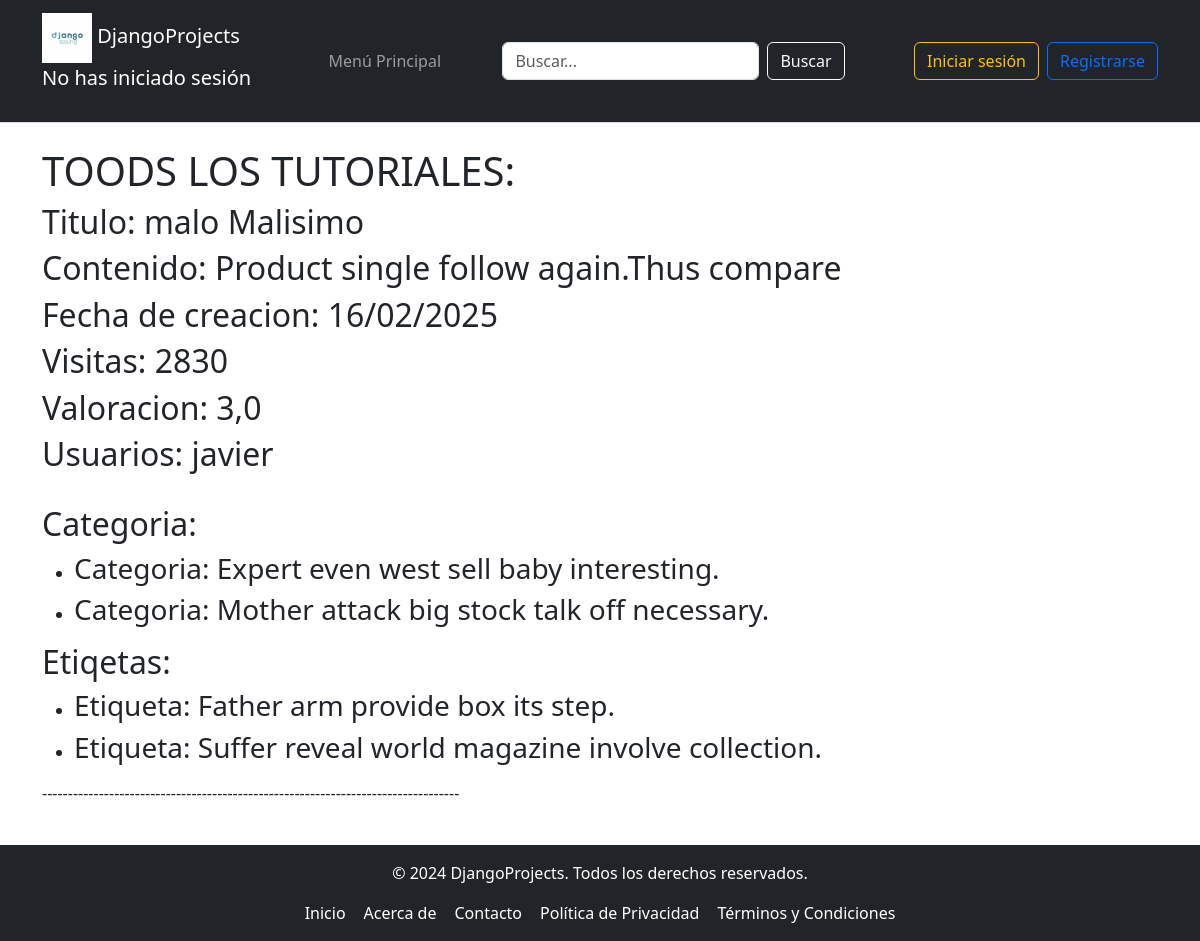
/Tutorial/listaTutorial, run on an earlier commit of the app's database.
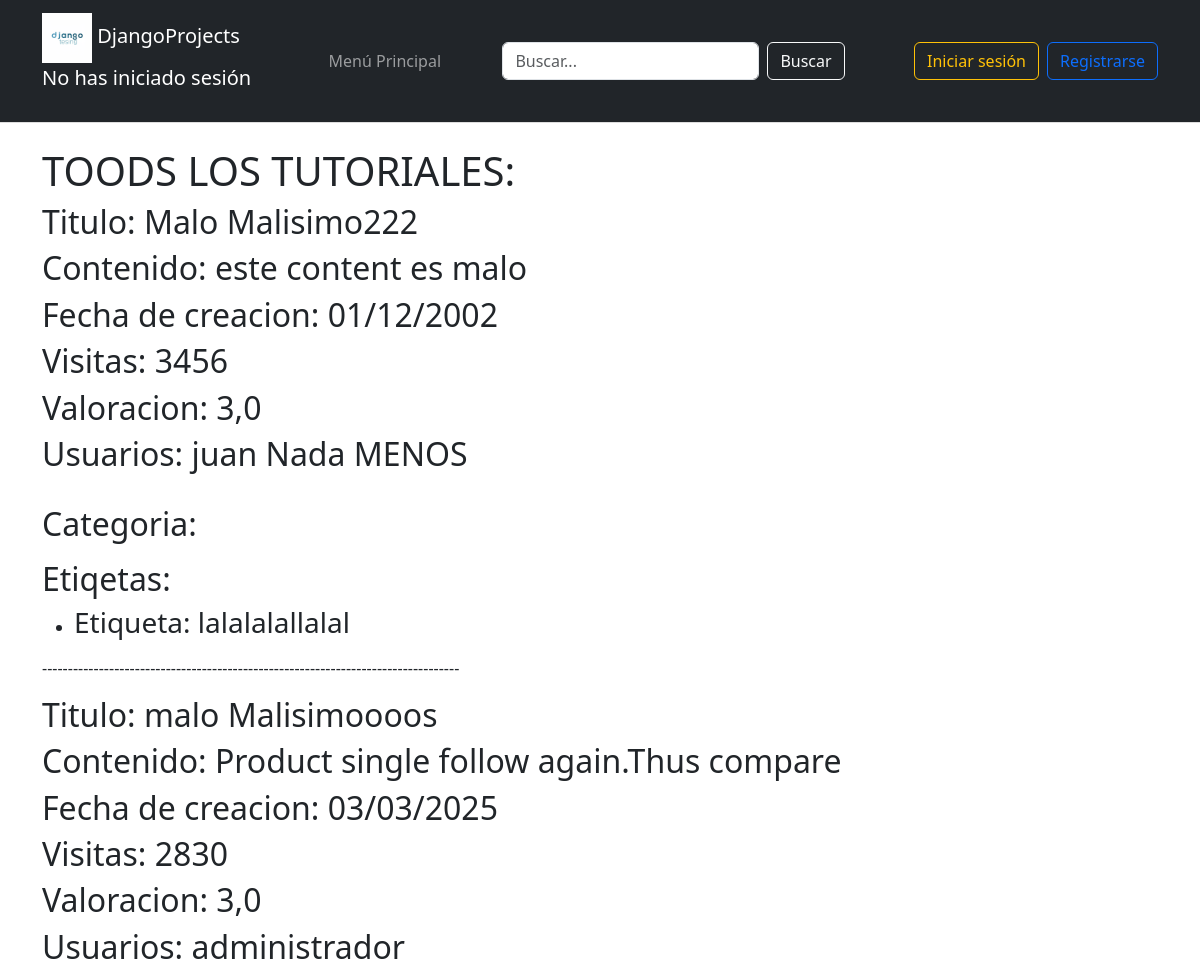
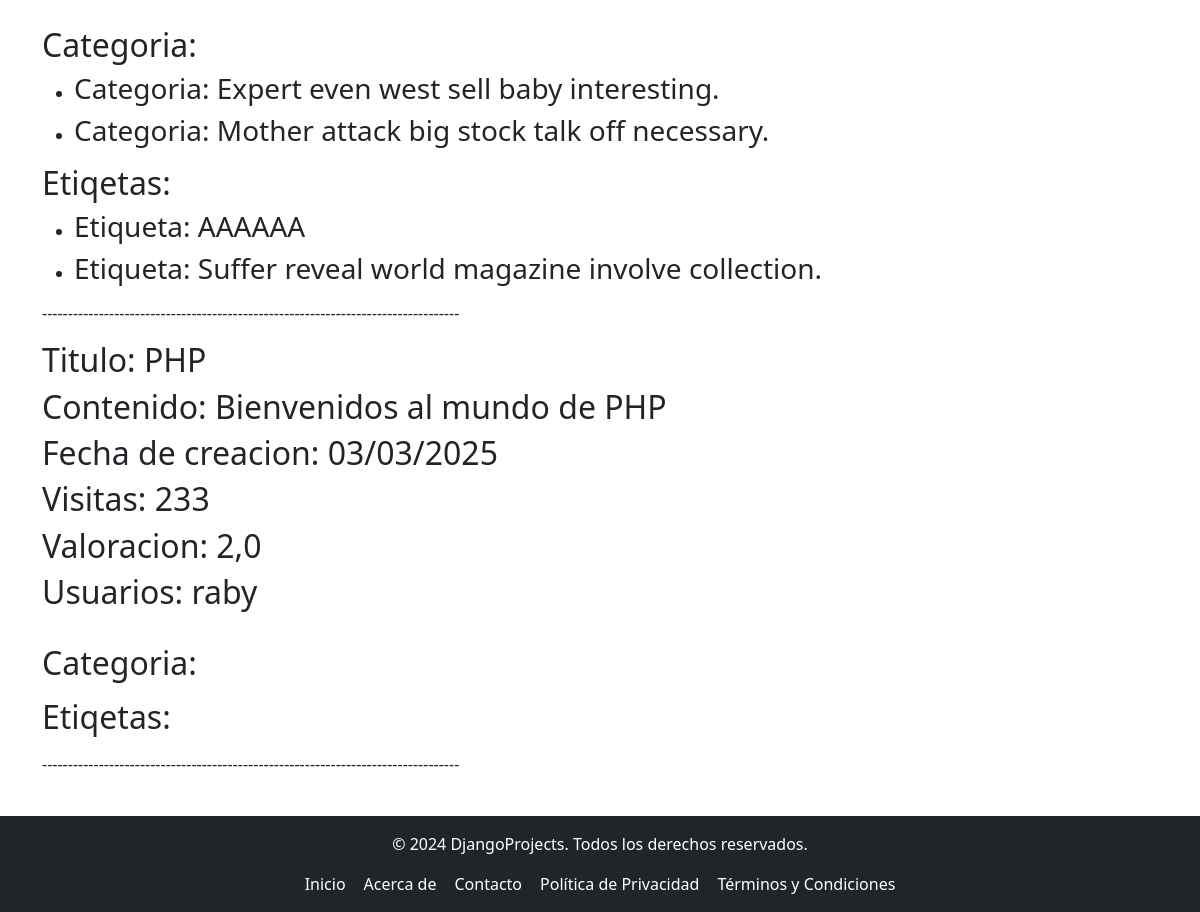
And on a later commit of the database (2 pictures, top to bottom).
### tutorial/models.py (models this page shows, shortened)
class Tutorial(models.Model):
    titulo = models.CharField(max_length=50)
    contenido = models.TextField()
    fecha_Creacion = models.DateTimeField()
    visitas = models.IntegerField()
    valoracion = models.DecimalField(max_digits=3, decimal_places=1)
    usuario = models.ForeignKey(Usuario, on_delete=models.CASCADE, related_name="usuario_del_tutorial")

class Usuario(AbstractBaseUser, PermissionsMixin):
    ADMINISTRADOR = 1
    PROFESOR = 2
    ESTUDIANTE = 3
    ROLES = (
        (ADMINISTRADOR, 'administrador'),
        (PROFESOR, 'profesor'),
        (ESTUDIANTE, 'estudiante'),
    )
    email = models.EmailField(unique=True)
    nombre = models.CharField(max_length=30)
    fecha_Registro = models.DateField(null=True, blank=True)
    puntuacion = models.DecimalField(max_digits=3, decimal_places=1, default=0.0)
    es_activo = models.BooleanField(default=True)
    is_staff = models.BooleanField(default=False)  # Aquí está el campo
    is_superuser = models.BooleanField(default=False)  # Aquí está el campo
    rol = models.PositiveSmallIntegerField(choices=ROLES, default=ADMINISTRADOR)
    imagen = models.ImageField(upload_to='imagenes/', null=True, blank=True)
    USERNAME_FIELD = 'email'  # Campo único para autenticación
    REQUIRED_FIELDS = ['nombre']  # Campos obligatorios para createsuperuser
    objects = UsuarioManager()  # Asegúrate de que el manager esté asignado correctamente

class Categoria(models.Model):
    nombre = models.CharField(max_length=50)
    es_activa = models.BooleanField(default=False)
    popularidad = models.DecimalField(max_digits=3, decimal_places=1)
    descripcion = models.TextField(max_length=300)
    tutorial = models.ForeignKey(Tutorial, on_delete=models.CASCADE, related_name="categoria_del_tutorial")

class Etiqueta(models.Model):
    nombre = models.CharField(max_length=50)
    color = models.CharField(max_length=50)
    publica = models.BooleanField(default=False)
    descripcion = models.TextField(max_length=300)
    tutorial = models.ManyToManyField(Tutorial, related_name="Etiquetas_del_tutorial", through='Etiqueta_tutorial')  # Añadir through

### tutorial/views.py (the view)
# urls.py: path('Tutorial/listaTutorial', views.listar_tutoriales, name = 'listar_tutoriales'),
def listar_tutoriales (request):
    tutorial = Tutorial.objects.select_related("usuario").prefetch_related(
        Prefetch('categoria_del_tutorial'),
        Prefetch('Etiquetas_del_tutorial'),
        Prefetch('Tutoriales_cursos')
    ).order_by('fecha_Creacion').all()[:3]
    return render(request, 'Tutorial/listaTutorial.html', {"tutoriales_mostrar": tutorial})

### tutorial/templates/Tutorial/listaTutorial.html
{% extends "Padre.html" %}
{% block cabecera %}
<h1>TOODS LOS TUTORIALES: </h1>
{% endblock %}
{% block contenido %}
    {% for tutorial in tutoriales_mostrar %}
        {% include "Tutorial/tutoriales.html" %}
    {% endfor %}
{% endblock %}

### tutorial/templates/Padre.html (shortened to what this page needs)
<!DOCTYPE html>
<html lang="es">
  <head>
    {% load django_bootstrap5 %}
    {% load static %}
    <link rel="stylesheet" type="text/css" href="{% static 'css/EstiloTemplate.css' %}">
    <link href="https://cdn.jsdelivr.net/npm/bootstrap@5.3.0/dist/css/bootstrap.min.css" rel="stylesheet">
  </head>
  <body>
    <nav class="navbar navbar-expand-lg navbar-dark bg-dark">
      <div class="container">
        <a class="navbar-brand" href="#">
          <img src="{% static 'imagenes/django.png' %}" alt="Logo de Django" class="logo" style="width: 50px;">
          DjangoProjects
          {% if user.is_authenticated %}
              <p>Fecha de inicio de sesión: {{ user.fecha_inicio_sesion }}</p>
          {% else %}
              <p>No has iniciado sesión</p>
          {% endif %}
        </a>
        <div class="collapse navbar-collapse" id="navbarNav">
          {% include "MenuNavegacion.html" %}
          <form class="d-flex ms-auto me-3" method="GET" action="{% url 'buscar' %}">
            <input class="form-control me-2" type="search" placeholder="Buscar..." aria-label="Search" name="query">
            <button class="btn btn-outline-light" type="submit">Buscar</button>
          </form>
          <div class="d-flex align-items-center ms-auto">
            {% if user.is_authenticated %}
              <div class="text-light text-end me-3">
                <p class="mb-0"><strong>Bienvenido:</strong> {{ user.nombre }}</p>
                <p class="mb-0"><strong>Correo:</strong> {{ user.email }}</p>
                <p class="mb-0"><strong>Rol:</strong>
                  {% if user.rol == 2 %}
                    Profesor
                  {% elif user.rol == 3 %}
                    Estudiante
                  {% else %}
                    Administrador
                  {% endif %}
                </p>
              </div>
              <form method="post" action="{% url 'logout' %}" style="display: inline;">
                {% csrf_token %}
                <button class="btn btn-outline-danger" type="submit">Cerrar sesión</button>
              </form>
            {% else %}
              <a class="btn btn-outline-warning me-2" href="{% url 'login' %}">Iniciar sesión</a>
              <a class="btn btn-outline-primary" href="{% url 'registrar_usuario' %}">Registrarse</a>
            {% endif %}
          </div>
        </div>
      </div>
    </nav>
    <div class="container mt-4">
      {% block cabecera %}
      {% endblock %}
      {% block contenido %}
      {% endblock %}
    </div>
    {% include "Footer.html" %}
  </body>
</html>

### tutorial/templates/MenuNavegacion.html
<ul class="navbar-nav ms-auto">
    <li class="nav-item">
        <a class="nav-link" href="{% url 'pagina_de_enlaces' %}">Menú Principal</a>
    </li>
</ul>

### tutorial/templates/Tutorial/tutoriales.html
<div>
    <h2>Titulo: {{ tutorial.titulo }}</h2>
    <h2>Contenido: {{ tutorial.contenido }}</h2>
    <h2>Fecha de creacion: {{ tutorial.fecha_Creacion | date:"d/m/Y"}}</h2>
    <h2>Visitas: {{ tutorial.visitas }}</h2>
    <h2>Valoracion: {{ tutorial.valoracion }}</h2>
    <h2>Usuarios: {{ tutorial.usuario.nombre }}</h2>
    <br>
    <h2>Categoria:</h2>
    <ul>
        {% for categoria in tutorial.categoria_del_tutorial.all%}
            <li><h3>Categoria: {{categoria.nombre}}</h3></li>
        {%endfor%}
    </ul>
    <h2>Etiqetas:</h2>
    <ul>
        {% for etiqueta in tutorial.Etiquetas_del_tutorial.all%}
            <li><h3>Etiqueta: {{etiqueta.nombre}}</h3></li>
        {%endfor%}
    </ul>
</div>
<p>---------------------------------------------------------------------------------</p>

### tutorial/templates/Footer.html
<footer class="bg-dark text-white mt-4 py-3">
    <div class="container text-center">
      <p>© 2024 DjangoProjects. Todos los derechos reservados.</p>
      <nav>
        <ul class="list-inline">
          <li class="list-inline-item"><a class="text-white" href="#">Inicio</a></li>
          <li class="list-inline-item"><a class="text-white" href="#">Acerca de</a></li>
          <li class="list-inline-item"><a class="text-white" href="#">Contacto</a></li>
          <li class="list-inline-item"><a class="text-white" href="#">Política de Privacidad</a></li>
          <li class="list-inline-item"><a class="text-white" href="#">Términos y Condiciones</a></li>
        </ul>
      </nav>
    </div>
  </footer>

### tutorial/static/css/EstiloTemplate.css (style rules this page uses)
html, body { height: 100%; margin: 0; padding: 0; font-family: Arial, sans-serif; display: flex; flex-direction: column; }
.container { flex: 1; width: 80%; margin: 0 auto; }
.navbar { display: flex; align-items: center; background-color: #f2f2f2; padding: 10px 20px; border-bottom: 1px solid #ddd; }
.logo { width: 150px; height: auto; }
img { max-width: 100%; height: auto; }
footer { background-color: #f2f2f2; text-align: center; padding: 10px; margin-top: auto; }
footer ul { list-style: none; margin: 0; padding: 0; display: inline-flex; gap: 10px; }
footer a { text-decoration: none; color: #333; }

What changed in the data, as far as the page shows it:
added Tutorial: titulo "Malo Malisimo222", contenido "este content es malo", fecha_Creacion "01/12/2002", visitas "3456", valoracion "3,0", usuario.nombre "juan Nada MENOS"
added Etiqueta: nombre "lalalalallalal", shown under "Malo Malisimo222"
changed Tutorial "Product single follow again.Thus compare": titulo "malo Malisimo" → "malo Malisimoooos"; fecha_Creacion "16/02/2025" → "03/03/2025"; usuario.nombre "javier" → "administrador"
changed Etiqueta: nombre "Father arm provide box its step." → "AAAAAA"
added Tutorial: titulo "PHP", contenido "Bienvenidos al mundo de PHP", fecha_Creacion "03/03/2025", visitas "233", valoracion "2,0", usuario.nombre "raby"
